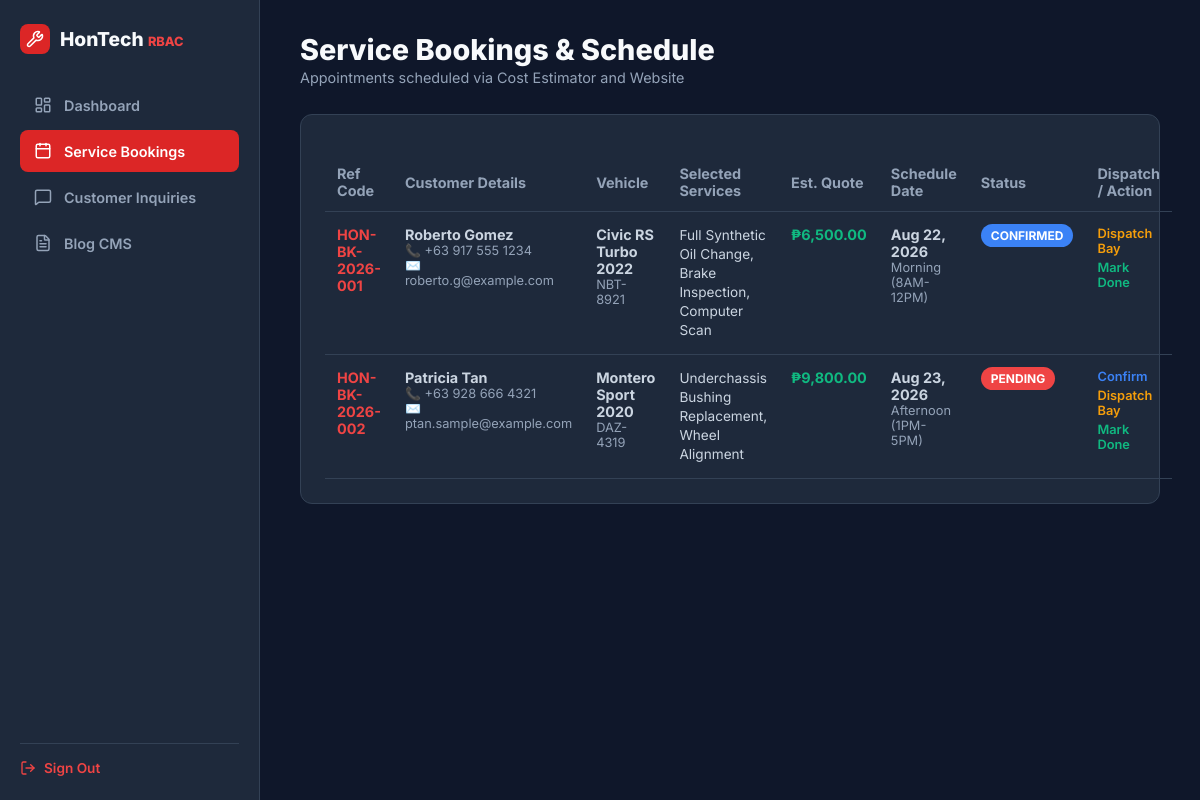
The page /admin/bookings.php (signed in) on the database its author committed.
### tables this page shows
CREATE TABLE IF NOT EXISTS `bookings` (
    `id` INT AUTO_INCREMENT PRIMARY KEY,
    `booking_reference` VARCHAR(20) NOT NULL UNIQUE,
    `customer_name` VARCHAR(100) NOT NULL,
    `customer_email` VARCHAR(100) NOT NULL,
    `customer_phone` VARCHAR(30) NOT NULL,
    `vehicle_make` VARCHAR(50) DEFAULT NULL,
    `vehicle_model` VARCHAR(100) NOT NULL,
    `plate_number` VARCHAR(20) DEFAULT NULL,
    `selected_services` TEXT NOT NULL,
    `estimated_cost` DECIMAL(10,2) DEFAULT 0.00,
    `preferred_date` DATE NOT NULL,
    `preferred_time` VARCHAR(20) DEFAULT 'Morning (8AM-12PM)',
    `additional_notes` TEXT DEFAULT NULL,
    `status` ENUM('pending', 'confirmed', 'in_progress', 'completed', 'cancelled') DEFAULT 'pending',
    `created_at` TIMESTAMP DEFAULT CURRENT_TIMESTAMP
);

### admin/bookings.php (the view, shortened to what this page needs)
<?php
$pdo = getDBConnection();
$bookings = [];
if ($pdo) {
    $bookings = $pdo->query("SELECT * FROM bookings ORDER BY preferred_date ASC, created_at DESC")->fetchAll();
}
?>
<!DOCTYPE html>
<html lang="en">
<head>
</head>
<body>
<div class="sidebar">
    <div class="sidebar-brand">
        <div style="background: #dc2626; padding: 6px; border-radius: 8px; display: flex;"><i data-lucide="wrench" style="width:18px;height:18px;color:#fff"></i></div>
        <span>HonTech <span style="color:#ef4444;font-size:0.8rem">RBAC</span></span>
    </div>
    <div style="flex: 1;">
        <a href="dashboard.php" class="nav-item"><i data-lucide="layout-dashboard" style="width:18px;height:18px"></i> Dashboard</a>
        <a href="bookings.php" class="nav-item active"><i data-lucide="calendar" style="width:18px;height:18px"></i> Service Bookings</a>
        <a href="inquiries.php" class="nav-item"><i data-lucide="message-square" style="width:18px;height:18px"></i> Customer Inquiries</a>
        <a href="posts.php" class="nav-item"><i data-lucide="file-text" style="width:18px;height:18px"></i> Blog CMS</a>
    </div>
    <div style="border-top: 1px solid #334155; padding-top: 16px;">
        <a href="logout.php" style="display: flex; align-items: center; gap: 8px; color: #ef4444; font-size: 0.85rem; font-weight: 600;">
            <i data-lucide="log-out" style="width:16px;height:16px"></i> Sign Out
        </a>
    </div>
</div>
<div class="main-content">
    <div style="display: flex; justify-content: space-between; align-items: center; margin-bottom: 28px;">
        <div>
            <h1 style="font-size: 1.8rem; font-weight: 800;">Service Bookings & Schedule</h1>
            <p style="color: #94a3b8; font-size: 0.9rem; margin-top: 2px;">Appointments scheduled via Cost Estimator and Website</p>
        </div>
    </div>
    <div class="panel">
        <table class="table">
            <thead>
                <tr>
                    <th>Ref Code</th>
                    <th>Customer Details</th>
                    <th>Vehicle</th>
                    <th>Selected Services</th>
                    <th>Est. Quote</th>
                    <th>Schedule Date</th>
                    <th>Status</th>
                    <th>Dispatch / Action</th>
                </tr>
            </thead>
            <tbody>
                <?php if (!empty($bookings)): ?>
                    <?php foreach ($bookings as $b): ?>
                        <tr>
                            <td><strong style="color:#ef4444"><?= htmlspecialchars($b['booking_reference']) ?></strong></td>
                            <td>
                                <div><strong><?= htmlspecialchars($b['customer_name']) ?></strong></div>
                                <div style="font-size:0.8rem;color:#94a3b8">📞 <?= htmlspecialchars($b['customer_phone']) ?></div>
                                <div style="font-size:0.8rem;color:#94a3b8">✉️ <?= htmlspecialchars($b['customer_email']) ?></div>
                            </td>
                            <td>
                                <div><strong><?= htmlspecialchars($b['vehicle_model']) ?></strong></div>
                                <div style="font-size:0.8rem;color:#94a3b8"><?= htmlspecialchars($b['plate_number'] ?: 'No Plate Entered') ?></div>
                            </td>
                            <td style="max-width: 240px; font-size: 0.85rem; line-height: 1.4;">
                                <?= htmlspecialchars($b['selected_services']) ?>
                            </td>
                            <td><strong style="color:#10b981">₱<?= number_format($b['estimated_cost'], 2) ?></strong></td>
                            <td>
                                <div><strong><?= date('M d, Y', strtotime($b['preferred_date'])) ?></strong></div>
                                <div style="font-size:0.8rem;color:#94a3b8"><?= htmlspecialchars($b['preferred_time']) ?></div>
                            </td>
                            <td>
                                <span class="badge badge-<?= $b['status'] ?>">
                                    <?= htmlspecialchars($b['status']) ?>
                                </span>
                            </td>
                            <td>
                                <div style="display: flex; flex-direction: column; gap: 4px; font-size: 0.8rem;">
                                    <?php if ($b['status'] !== 'confirmed'): ?>
                                        <a href="bookings.php?status=confirmed&id=<?= $b['id'] ?>" style="color: #3b82f6; font-weight:600;">Confirm</a>
                                    <?php endif; ?>
                                    <?php if ($b['status'] !== 'in_progress'): ?>
                                        <a href="bookings.php?status=in_progress&id=<?= $b['id'] ?>" style="color: #f59e0b; font-weight:600;">Dispatch Bay</a>
                                    <?php endif; ?>
                                    <?php if ($b['status'] !== 'completed'): ?>
                                        <a href="bookings.php?status=completed&id=<?= $b['id'] ?>" style="color: #10b981; font-weight:600;">Mark Done</a>
                                    <?php endif; ?>
                                </div>
                            </td>
                        </tr>
                    <?php endforeach; ?>
                <?php else: ?>
                    <tr><td colspan="8" style="text-align: center; color: #94a3b8; padding: 24px;">No appointments scheduled yet.</td></tr>
                <?php endif; ?>
            </tbody>
        </table>
    </div>
</div>
</body>
</html>

### admin/bookings.php (style rules this page uses)
* { box-sizing: border-box; margin: 0; padding: 0; font-family: 'Inter', sans-serif; }
body { background: #0f172a; color: #f8fafc; display: flex; min-height: 100vh; }
a { text-decoration: none; color: inherit; }
.sidebar { width: 260px; background: #1e293b; border-right: 1px solid #334155; padding: 24px 20px; display: flex; flex-direction: column; }
.sidebar-brand { display: flex; align-items: center; gap: 10px; font-weight: 800; font-size: 1.2rem; margin-bottom: 30px; }
.nav-item { display: flex; align-items: center; gap: 12px; padding: 12px 14px; border-radius: 8px; color: #94a3b8; font-weight: 600; font-size: 0.9rem; margin-bottom: 4px; }
.nav-item:hover, .nav-item.active { background: #334155; color: #ffffff; }
.nav-item.active { background: #dc2626; color: #ffffff; }
.main-content { flex: 1; padding: 32px 40px; overflow-y: auto; }
.panel { background: #1e293b; border: 1px solid #334155; border-radius: 12px; padding: 24px; }
.table { width: 100%; border-collapse: collapse; margin-top: 14px; font-size: 0.9rem; }
.table th { text-align: left; padding: 12px; color: #94a3b8; border-bottom: 1px solid #334155; }
.table td { padding: 14px 12px; border-bottom: 1px solid #334155; color: #cbd5e1; vertical-align: top; }
.badge { padding: 4px 10px; border-radius: 20px; font-size: 0.75rem; font-weight: 700; text-transform: uppercase; }
.badge-pending { background: #ef4444; color: #fff; }
.badge-confirmed { background: #3b82f6; color: #fff; }

### rows shown on the page
bookings: booking_reference "HON-BK-2026-001", customer_name "Roberto Gomez", customer_phone "+63 917 555 1234", customer_email "roberto.g@example.com", vehicle_model "Civic RS Turbo 2022", plate_number "NBT-8921", selected_services "Full Synthetic Oil Change, Brake Inspection, Computer Scan", estimated_cost "6,500.00", preferred_date "Aug 22, 2026", preferred_time "Morning (8AM-12PM)", status "CONFIRMED"
bookings: booking_reference "HON-BK-2026-002", customer_name "Patricia Tan", customer_phone "+63 928 666 4321", customer_email "ptan.sample@example.com", vehicle_model "Montero Sport 2020", plate_number "DAZ-4319", selected_services "Underchassis Bushing Replacement, Wheel Alignment", estimated_cost "9,800.00", preferred_date "Aug 23, 2026", preferred_time "Afternoon (1PM-5PM)", status "PENDING"
